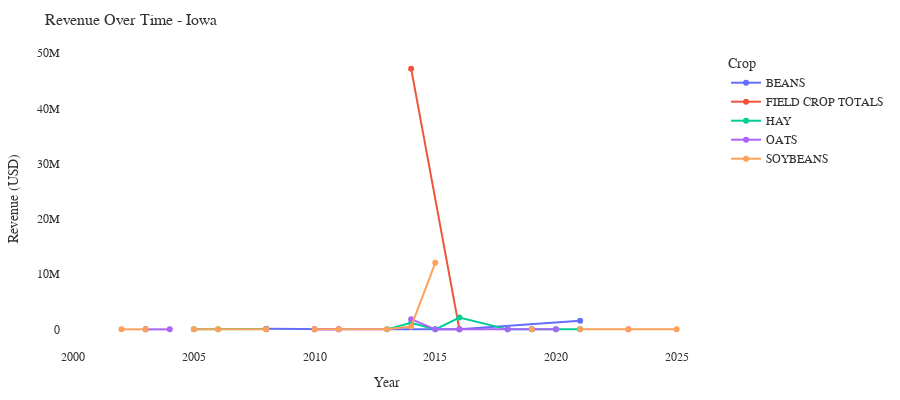

The cell this chart's notebook holds for it:
### Code cell
# Revenue trends (if available)
if 'revenue_usd' in state_crop_df.columns:
    fig = revenue_trend_chart(
        state_crop_df,
        SELECTED_STATE,
        top_n=5
    )
    fig.show()
else:
    print("Revenue data not available")

### Figure 1 — Plotly figure (JSON) as saved in the notebook; plotly's stock layout.template omitted (floating-point values rounded to 4 significant figures)
{"data": [{"hovertemplate": "Crop=BEANS<br>Year=%{x}<br>Revenue (USD)=%{y}<extra></extra>", "legendgroup": "BEANS", "line": {"color": "#636efa", "dash": "solid"}, "marker": {"symbol": "circle"}, "mode": "lines+markers", "name": "BEANS", "orientation": "v", "showlegend": true, "type": "scatter", "x": [2008, 2011, 2016, 2021], "xaxis": "x", "y": [113300.0, 0.0, 0.0, 1552000.0], "yaxis": "y"}, {"hovertemplate": "Crop=FIELD CROP TOTALS<br>Year=%{x}<br>Revenue (USD)=%{y}<extra></extra>", "legendgroup": "FIELD CROP TOTALS", "line": {"color": "#EF553B", "dash": "solid"}, "marker": {"symbol": "circle"}, "mode": "lines+markers", "name": "FIELD CROP TOTALS", "orientation": "v", "showlegend": true, "type": "scatter", "x": [2008, 2011, 2013, 2014, 2016, 2018, 2019, 2020, 2021], "xaxis": "x", "y": [NaN, NaN, NaN, 47210000.0, 489.0, NaN, NaN, NaN, NaN], "yaxis": "y"}, {"hovertemplate": "Crop=HAY<br>Year=%{x}<br>Revenue (USD)=%{y}<extra></extra>", "legendgroup": "HAY", "line": {"color": "#00cc96", "dash": "solid"}, "marker": {"symbol": "circle"}, "mode": "lines+markers", "name": "HAY", "orientation": "v", "showlegend": true, "type": "scatter", "x": [2001, 2002, 2003, 2004, 2005, 2006, 2008, 2009, 2010, 2011, 2013, 2014, 2015, 2016, 2018, 2019, 2020, 2021, 2023, 2025], "xaxis": "x", "y": [NaN, NaN, 3.0, NaN, 7.0, 10.0, 57900.0, NaN, 8.0, NaN, 7.0, 1170000.0, 57.0, 2145000.0, 7.0, 291.0, 94.2, 40.5, NaN, NaN], "yaxis": "y"}, {"hovertemplate": "Crop=OATS<br>Year=%{x}<br>Revenue (USD)=%{y}<extra></extra>", "legendgroup": "OATS", "line": {"color": "#ab63fa", "dash": "solid"}, "marker": {"symbol": "circle"}, "mode": "lines+markers", "name": "OATS", "orientation": "v", "showlegend": true, "type": "scatter", "x": [2001, 2002, 2003, 2004, 2005, 2006, 2008, 2009, 2010, 2011, 2013, 2014, 2015, 2016, 2018, 2019, 2020, 2021, 2023, 2025], "xaxis": "x", "y": [NaN, NaN, 39.0, 3.0, NaN, NaN, 14.0, NaN, 7.0, 3.0, NaN, 1840000.0, 4.0, 13.0, 35.0, 32.0, 67.0, NaN, 1.0, NaN], "yaxis": "y"}, {"hovertemplate": "Crop=SOYBEANS<br>Year=%{x}<br>Revenue (USD)=%{y}<extra></extra>", "legendgroup": "SOYBEANS", "line": {"color": "#FFA15A", "dash": "solid"}, "marker": {"symbol": "circle"}, "mode": "lines+markers", "name": "SOYBEANS", "orientation": "v", "showlegend": true, "type": "scatter", "x": [2001, 2002, 2003, 2004, 2005, 2006, 2008, 2009, 2010, 2011, 2013, 2014, 2015, 2016, 2018, 2019, 2020, 2021, 2023, 2025], "xaxis": "x", "y": [NaN, 26.0, 16.0, NaN, 8.0, 10.0, 259.0, NaN, 5.0, 10.0, 3.0, 504200.0, 12040000.0, NaN, NaN, 19.0, NaN, 4.0, 12.0, 14.0], "yaxis": "y"}], "layout": {"font": {"color": "#333", "family": "Arial, sans-serif", "size": 12}, "height": 400, "legend": {"title": {"text": "Crop"}, "tracegroupgap": 0}, "margin": {"b": 50, "l": 60, "r": 30, "t": 50}, "paper_bgcolor": "white", "plot_bgcolor": "white", "title": {"font": {"color": "#333", "size": 16}, "text": "Revenue Over Time - Iowa"}, "xaxis": {"anchor": "y", "domain": [0, 1], "title": {"text": "Year"}}, "yaxis": {"anchor": "x", "domain": [0, 1], "title": {"text": "Revenue (USD)"}}}}
